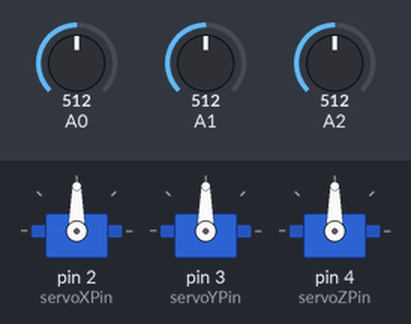
Bench run of a sketch on a simulated Arduino Uno, built with avr-gcc and run on an emulated ATmega328P. Shown: 3 × servo. The inputs (shaded band) are chosen by the test bench; at power-on: A0 = 512, A1 = 512, A2 = 512.

Above: at 1.2 s.
1.3 s: A0 set to 716
At 1.6 s:
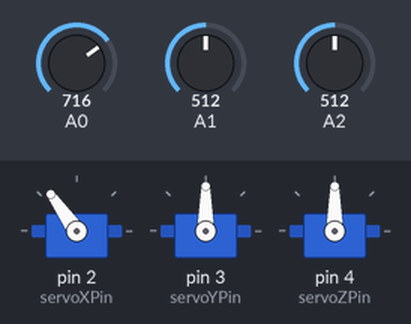
2.8 s: A1 set to 716
At 3.9 s:
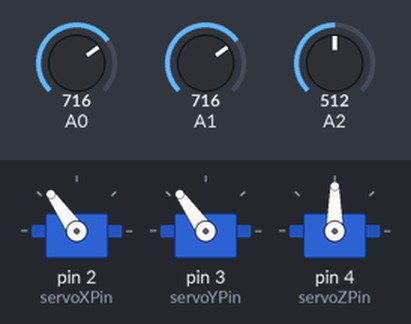
4.3 s: A2 set to 716
At 5.1 s:
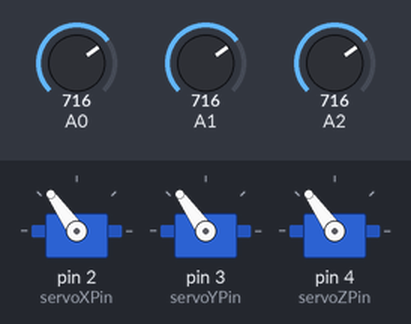
5.8 s: A0 set to 900
At 6.2 s:
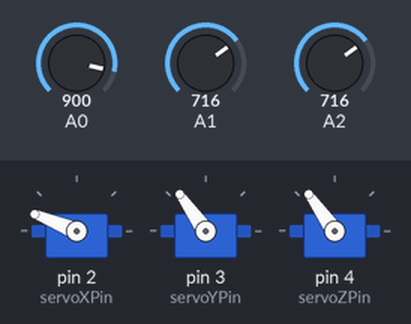
7.3 s: A1 set to 900
At 8.5 s:
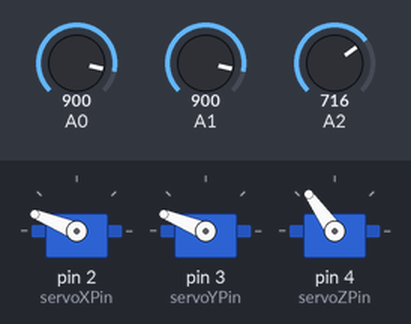
8.8 s: A2 set to 900
At 9.7 s:
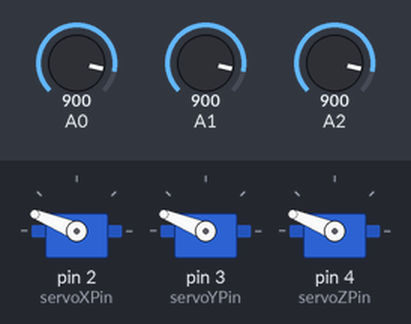
Timing chart, 0 to 11.3 s (numbered marks = the images above; inputs shaded):
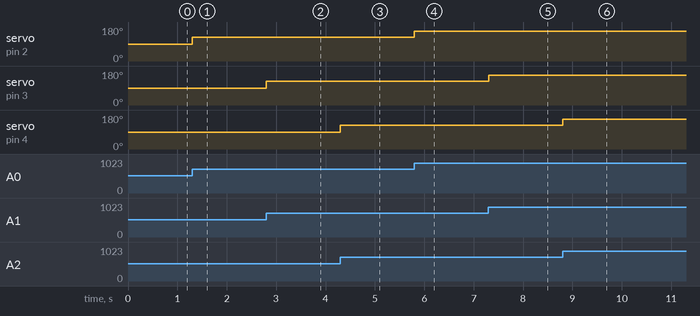

Measured:
- after the input at 1.3 s, servo on pin 2 (servoXPin): 90° → 125° at once
- after the input at 2.8 s, servo on pin 3 (servoYPin): 90° → 125° at once
- after the input at 4.3 s, servo on pin 4 (servoZPin): 90° → 125° at once
- after the input at 5.8 s, servo on pin 2 (servoXPin): 125° → 158° at once
- after the input at 7.3 s, servo on pin 3 (servoYPin): 125° → 158° at once
- after the input at 8.8 s, servo on pin 4 (servoZPin): 125° → 158° at once

The sketch:

040918_notes_servocode_potentiometer.ino
```cpp
#include <Servo.h>

Servo servoX;  // create servo object to control an X axis servo
Servo servoY;
Servo servoZ;

int servoXPin = 2;  // what pins are our servos connected to
int servoYPin = 3;
int servoZPin = 4;

int posX = 0;    // variable to store the servo position
int posY = 0;
int posZ = 0;

void setup() {
  Serial.begin(9600);  // we're gonna use serial comm.


  // "attach" servos
  servoX.attach(servoXPin);
  servoY.attach(servoYPin);
  servoZ.attach(servoZPin);

}

void loop() {
  int pot1 = analogRead(0);
  int map1 = map(pot1, 0, 1023, 0, 180);
  int pot2 = analogRead(1);
  int map2 = map(pot2, 0, 1023, 0, 180);
  int pot3 = analogRead(2);
  int map3 = map(pot3, 0, 1023, 0, 180);

  servoX.write(map1);
  servoY.write(map2);
  servoZ.write(map3);
}
```
